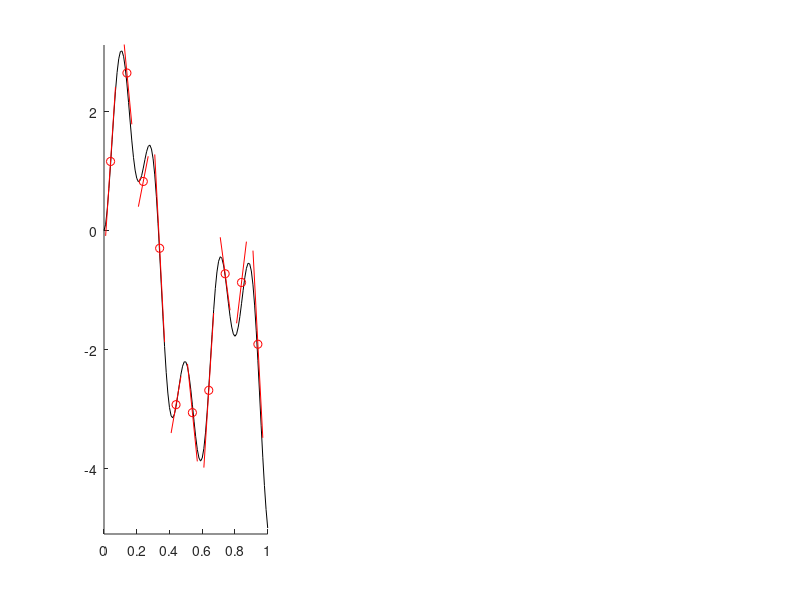

Write MATLAB code to recreate this figure. (Note: this script raises an error after producing the figure.)
clc
clear all
close all

%% path
addpath('../util/');

% mean function
addpath('../mean');

% covariance function
addpath('../cov/covSparseiso');

addpath('../cov/covisoDerObsUnstable');
addpath('../cov/covisoDerObsUnstable/covSEisoDerObsUnstable');
addpath('../cov/covisoDerObsUnstable/covMaterniso3DerObsUnstable');
addpath('../cov/covisoDerObsUnstable/covSparseisoDerObsUnstable');

addpath('../cov/covDerObs');
addpath('../cov/covDerObs/covSEisoDerObs');
addpath('../cov/covDerObs/covMaterniso3DerObs');
addpath('../cov/covDerObs/covSparseisoDerObs');

% likelihood function
addpath('../lik');

% inference method
addpath('../inf');


%% data
% function
f  = @(x) 2*sin(3*pi*x) - 2*x.^3 + x.^2 -3*x + 1 - sqrt(x) - cos(10*pi*x);
df = @(x) 6*pi*cos(3*pi*x) - 6*x.^2 + 2*x - 3 - 1./(2*sqrt(x)) + 10*pi*sin(10*pi*x);

% points
x = (0:0.01:1)';
y = feval(f, x);

% observations
xx = (0.04:0.1:0.95)';
% sn = 0.1; snd = 0.2;
% yy = feval(f, xx) + sn*randn(size(xx));
% dy = feval(df, xx) + snd*randn(size(xx));
yy = [1.162470824949019; 2.649518079414324; 0.826178856519631; -0.296449902131397; -2.925889279464160; -3.059479729867036; -2.684443970935226; -0.724953106178071; -0.871446982536995; -1.909489684161842];
dy = [41.704618124666638; -28.757549228476215; 14.122022625746855; -52.574386176465111; 15.885794730520876; -27.330344334593999; 43.308255238127209; -20.443387861589134; 22.877410410575429; -52.447400235726114];
 
% plot
figure('position', [0, 0, 1200, 400]);
subplot(1, 3, 1);
hold on
delta_x = 0.03;
plot(x, y, 'k-');
plot(xx, yy, 'or');
plot([xx' - delta_x; xx' + delta_x], [yy' - dy'*delta_x; yy' + dy'*delta_x], 'r-');
axis([0, 1, min(y)-0.1, max(y)+0.1]);

%% GP - Function Observations
% setting
mean_func = @meanZero;
cov_func = {@covSEiso};
% cov_func = {@covMaterniso, 3};
lik_func = @likGauss;
inf_method = @infExact;

% hyperparameter
ell = 0.5; sf = 1.5; sn = 0.1; 
hyp.cov = log([ell, sf]);
hyp.lik = log(sn);

% training
hyp1 = minimize(hyp, @gp, -100, inf_method, mean_func, cov_func, lik_func, xx, yy);

% prediction - regression
[dummy, dummy, fmu, fs2] = gp(hyp1, inf_method, mean_func, cov_func, lik_func, xx, yy, x);

% plot
subplot(1, 3, 2);
hold on;
ff = [fmu+2*sqrt(fs2); flipdim(fmu-2*sqrt(fs2),1)]; 
fill([x; flipdim(x,1)], ff, [7 7 7]/8)
plot(x, fmu, 'b-');
plot(x, y, 'k-');
plot(xx, yy, 'or');
axis([0, 1, min(y)-0.1, max(y)+0.1]);


%% GP - Derivative and Function Observations
% setting
mean_func = @meanZeroDerObs;
cov_func  = {@covSEisoDerObs};
lik_func  = @likGaussDerObs;
inf_method = @infExactDerObs;

% data
xxd = [zeros(length(xx), 1), xx;
       ones(length(xx), 1),  xx];
yyd = [yy;
       dy];
% xxd = [zeros(length(xx), 1), xx];
% yyd = [yy];

% hyperparameter
hyp.cov = log([ell, sf]);
hyp.lik = log([sn, sn]);

% training
hyp2 = minimize(hyp, @gp, -100, inf_method, mean_func, cov_func, lik_func, xxd, yyd);

% prediction - regression
[dummy, dummy, fmu, fs2] = gp(hyp2, inf_method, mean_func, cov_func, lik_func, xxd, yyd, x);

% plot
subplot(1, 3, 3);
hold on;
ff = [fmu+2*sqrt(fs2); flipdim(fmu-2*sqrt(fs2),1)]; 
fill([x; flipdim(x,1)], ff, [7 7 7]/8)
plot(x, fmu, 'b-');
plot(x, y, 'k-');
plot(xx, yy, 'or');
axis([0, 1, min(y)-0.1, max(y)+0.1]);